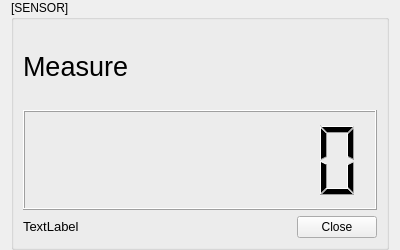
<?xml version="1.0" encoding="UTF-8"?>
<ui version="4.0">
 <class>FormSensor</class>
 <widget class="QWidget" name="FormSensor">
  <property name="geometry">
   <rect>
    <x>0</x>
    <y>0</y>
    <width>400</width>
    <height>250</height>
   </rect>
  </property>
  <property name="sizePolicy">
   <sizepolicy hsizetype="Fixed" vsizetype="Fixed">
    <horstretch>0</horstretch>
    <verstretch>0</verstretch>
   </sizepolicy>
  </property>
  <property name="minimumSize">
   <size>
    <width>400</width>
    <height>250</height>
   </size>
  </property>
  <property name="maximumSize">
   <size>
    <width>400</width>
    <height>250</height>
   </size>
  </property>
  <property name="windowTitle">
   <string>Form</string>
  </property>
  <layout class="QHBoxLayout" name="horizontalLayout">
   <property name="topMargin">
    <number>0</number>
   </property>
   <property name="bottomMargin">
    <number>0</number>
   </property>
   <item>
    <widget class="QGroupBox" name="groupBox">
     <property name="title">
      <string>[SENSOR]</string>
     </property>
     <layout class="QVBoxLayout" name="verticalLayout_2">
      <item>
       <layout class="QVBoxLayout" name="verticalLayout">
        <item>
         <widget class="QLabel" name="label">
          <property name="font">
           <font>
            <pointsize>20</pointsize>
           </font>
          </property>
          <property name="text">
           <string>Measure</string>
          </property>
         </widget>
        </item>
        <item>
         <widget class="QLCDNumber" name="lcdNumber">
          <property name="sizePolicy">
           <sizepolicy hsizetype="Minimum" vsizetype="Preferred">
            <horstretch>0</horstretch>
            <verstretch>0</verstretch>
           </sizepolicy>
          </property>
          <property name="minimumSize">
           <size>
            <width>0</width>
            <height>100</height>
           </size>
          </property>
          <property name="maximumSize">
           <size>
            <width>16777215</width>
            <height>100</height>
           </size>
          </property>
          <property name="smallDecimalPoint">
           <bool>true</bool>
          </property>
          <property name="digitCount">
           <number>7</number>
          </property>
          <property name="value" stdset="0">
           <double>0.000000000000000</double>
          </property>
          <property name="intValue" stdset="0">
           <number>0</number>
          </property>
         </widget>
        </item>
        <item>
         <layout class="QHBoxLayout" name="horizontalLayout_2">
          <item>
           <widget class="QLabel" name="label_3">
            <property name="sizePolicy">
             <sizepolicy hsizetype="MinimumExpanding" vsizetype="Maximum">
              <horstretch>0</horstretch>
              <verstretch>0</verstretch>
             </sizepolicy>
            </property>
            <property name="font">
             <font>
              <pointsize>10</pointsize>
             </font>
            </property>
            <property name="text">
             <string>TextLabel</string>
            </property>
           </widget>
          </item>
          <item>
           <spacer name="horizontalSpacer">
            <property name="orientation">
             <enum>Qt::Horizontal</enum>
            </property>
            <property name="sizeType">
             <enum>QSizePolicy::Maximum</enum>
            </property>
            <property name="sizeHint" stdset="0">
             <size>
              <width>40</width>
              <height>20</height>
             </size>
            </property>
           </spacer>
          </item>
          <item>
           <widget class="QPushButton" name="pushButton_Close">
            <property name="text">
             <string>Close</string>
            </property>
           </widget>
          </item>
         </layout>
        </item>
       </layout>
      </item>
     </layout>
    </widget>
   </item>
  </layout>
 </widget>
 <resources/>
 <connections/>
</ui>
